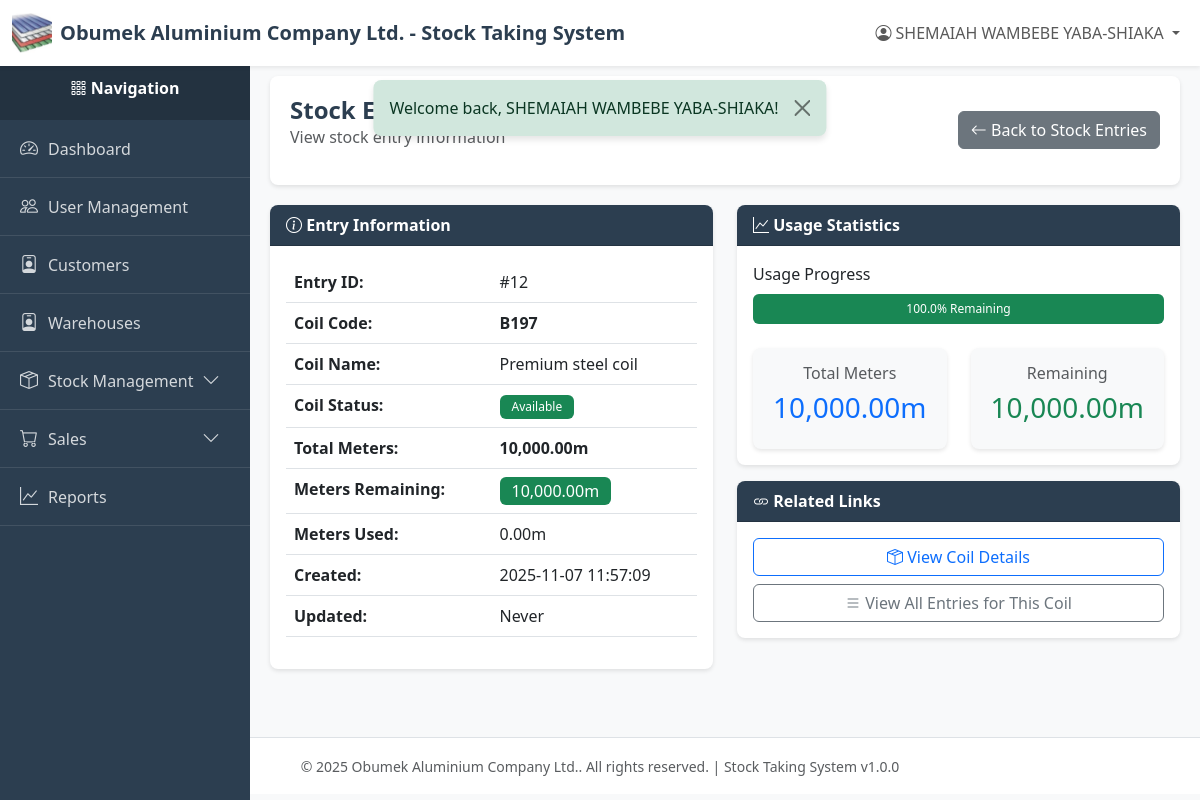
Before: /index.php?page=stock_entries_view&id=12 (signed in) with the older database file.
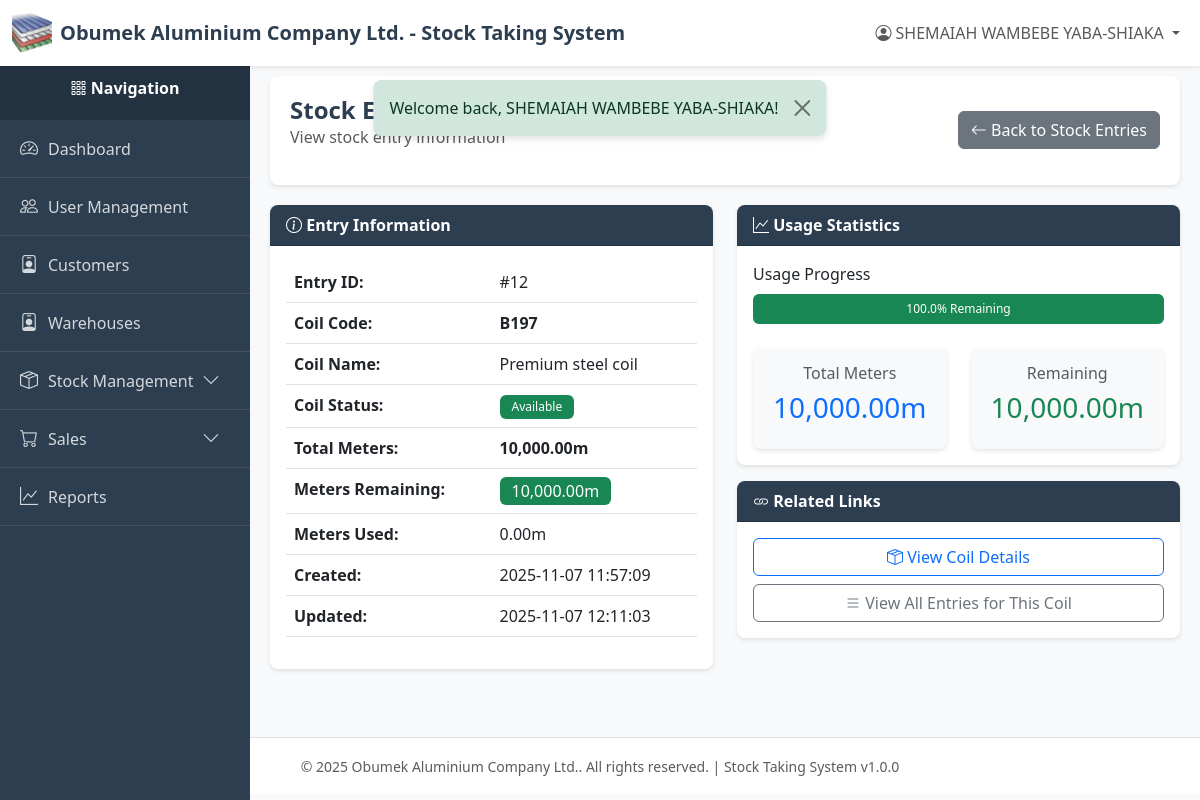
After: the same page with the newer database file.
### tables this page shows
CREATE TABLE `stock_entries` (
  `id` int(11) NOT NULL,
  `coil_id` int(11) NOT NULL,
  `meters` decimal(10,2) NOT NULL,
  `meters_remaining` decimal(10,2) NOT NULL,
  `status` varchar(50) NOT NULL DEFAULT 'available',
  `created_by` int(11) NOT NULL,
  `created_at` timestamp NOT NULL DEFAULT current_timestamp(),
  `updated_at` timestamp NULL DEFAULT NULL ON UPDATE current_timestamp(),
  `deleted_at` timestamp NULL DEFAULT NULL
);

CREATE TABLE `coils` (
  `id` int(11) NOT NULL,
  `code` varchar(100) NOT NULL,
  `name` varchar(255) NOT NULL,
  `color` varchar(50) NOT NULL,
  `net_weight` decimal(10,2) NOT NULL,
  `category` varchar(50) NOT NULL,
  `status` varchar(50) NOT NULL DEFAULT 'available',
  `created_by` int(11) NOT NULL,
  `created_at` timestamp NOT NULL DEFAULT current_timestamp(),
  `updated_at` timestamp NULL DEFAULT NULL ON UPDATE current_timestamp(),
  `deleted_at` timestamp NULL DEFAULT NULL
);

### index.php (called while the page is built, shortened)
<?php
require_once __DIR__ . '/utils/auth_middleware.php';
require_once __DIR__ . '/controllers/routes.php';

### config/db.php (called while the page is built, shortened)
<?php
class Database {
    private static $instance = null;
    private $connection;
    private $host = 'localhost';
    private $db_name = 'stock_system';
    private $username = 'root';
    private $password = '';
    private $charset = 'utf8mb4';
    private function __construct() {
        try {
            $dsn = "mysql:host={$this->host};dbname={$this->db_name};charset={$this->charset}";
            $options = [
                PDO::ATTR_ERRMODE            => PDO::ERRMODE_EXCEPTION,
                PDO::ATTR_DEFAULT_FETCH_MODE => PDO::FETCH_ASSOC,
                PDO::ATTR_EMULATE_PREPARES   => false,
            ];
            $this->connection = new PDO($dsn, $this->username, $this->password, $options);
        } catch (PDOException $e) {
            error_log("Database Connection Error: " . $e->getMessage());
            die("Database connection failed. Please contact the administrator.");
        }
    }
    public static function getInstance() {
        if (self::$instance === null) {
            self::$instance = new self();
        }
        return self::$instance;
    }
    public function getConnection() {
        return $this->connection;
    }
}

### models/stock_entry.php (called while the page is built, shortened)
<?php
require_once __DIR__ . '/../config/db.php';
class StockEntry
{
    private $db;
    private $table = 'stock_entries';
    public function __construct()
    {
        $this->db = Database::getInstance()->getConnection();
    }
    public function findById($id)
    {
        try {
            $sql = "SELECT se.*, c.code as coil_code, c.name as coil_name, c.status as coil_status
                    FROM {$this->table} se
                    LEFT JOIN coils c ON se.coil_id = c.id
                    WHERE se.id = :id AND se.deleted_at IS NULL";
            $stmt = $this->db->prepare($sql);
            $stmt->execute([':id' => $id]);
            return $stmt->fetch();
        } catch (PDOException $e) {
            error_log('Stock entry find error: ' . $e->getMessage());
            return false;
        }
    }
}

### utils/helpers.php (called while the page is built, shortened)
<?php
function formatDate($date, $format = 'Y-m-d H:i:s') {
    $timestamp = strtotime($date);
    return $timestamp ? date($format, $timestamp) : $date;
}
function getStatusBadgeClass($status) {
    $classes = [
        STOCK_STATUS_AVAILABLE => 'bg-success',
        STOCK_STATUS_FACTORY_USE => 'bg-warning',
        STOCK_STATUS_SOLD => 'bg-danger',
        STOCK_STATUS_OUT_OF_STOCK => 'bg-secondary',
        SALE_STATUS_PENDING => 'bg-warning',
        SALE_STATUS_COMPLETED => 'bg-success',
        SALE_STATUS_CANCELLED => 'bg-danger'
    ];
    return $classes[$status] ?? 'bg-secondary';
}

### utils/auth_middleware.php (called while the page is built, shortened)
<?php
function hasPermission($module, $action = ACTION_VIEW) {
    if (isset($_SESSION['user_role']) && $_SESSION['user_role'] === ROLE_SUPER_ADMIN) {
        return true;
    }
    $permissions = $_SESSION['permissions'];
    return in_array($action, $permissions[$module]);
}

### views/stock/entries/view.php (the view, shortened to what the rows shown need)
<?php
require_once __DIR__ . '/../../../config/db.php';
require_once __DIR__ . '/../../../models/stock_entry.php';
require_once __DIR__ . '/../../../utils/helpers.php';
$entryId = (int)($_GET['id'] ?? 0);
$stockEntryModel = new StockEntry();
$entry = $stockEntryModel->findById($entryId);
require_once __DIR__ . '/../../../layout/header.php';
require_once __DIR__ . '/../../../layout/sidebar.php';
?>
<div class="content-wrapper">
    <div class="page-header">
        <div class="d-flex justify-content-between align-items-center">
            <div>
                <h1 class="page-title">Stock Entry Details</h1>
                <p class="text-muted">View stock entry information</p>
            </div>
            <a href="/new-stock-system/index.php?page=stock_entries" class="btn btn-secondary">
                <i class="bi bi-arrow-left"></i> Back to Stock Entries
            </a>
        </div>
    </div>
    <div class="row">
        <div class="col-md-6">
            <div class="card">
                <div class="card-header">
                    <i class="bi bi-info-circle"></i> Entry Information
                </div>
                <div class="card-body">
                    <table class="table">
                        <tr>
                            <th>Entry ID:</th>
                            <td>#<?php echo $entry['id']; ?></td>
                        </tr>
                        <tr>
                            <th>Coil Code:</th>
                            <td><strong><?php echo htmlspecialchars($entry['coil_code']); ?></strong></td>
                        </tr>
                        <tr>
                            <th>Coil Name:</th>
                            <td><?php echo htmlspecialchars($entry['coil_name']); ?></td>
                        </tr>
                        <tr>
                            <th>Coil Status:</th>
                            <td>
                                <span class="badge <?php echo getStatusBadgeClass($entry['coil_status']); ?>">
                                    <?php echo STOCK_STATUSES[$entry['coil_status']] ?? $entry['coil_status']; ?>
                                </span>
                            </td>
                        </tr>
                        <tr>
                            <th>Total Meters:</th>
                            <td><strong><?php echo number_format($entry['meters'], 2); ?>m</strong></td>
                        </tr>
                        <tr>
                            <th>Meters Remaining:</th>
                            <td>
                                <span class="badge <?php echo $entry['meters_remaining'] > 0 ? 'bg-success' : 'bg-secondary'; ?>" style="font-size: 1rem;">
                                    <?php echo number_format($entry['meters_remaining'], 2); ?>m
                                </span>
                            </td>
                        </tr>
                        <tr>
                            <th>Meters Used:</th>
                            <td><?php echo number_format($entry['meters'] - $entry['meters_remaining'], 2); ?>m</td>
                        </tr>
                        <tr>
                            <th>Created:</th>
                            <td><?php echo formatDate($entry['created_at']); ?></td>
                        </tr>
                        <tr>
                            <th>Updated:</th>
                            <td><?php echo $entry['updated_at'] ? formatDate($entry['updated_at']) : 'Never'; ?></td>
                        </tr>
                    </table>
                </div>
            </div>
        </div>
        <div class="col-md-6">
            <div class="card">
                <div class="card-header">
                    <i class="bi bi-graph-up"></i> Usage Statistics
                </div>
                <div class="card-body">
                    <?php
                    $usedPercentage = $entry['meters'] > 0 ? (($entry['meters'] - $entry['meters_remaining']) / $entry['meters']) * 100 : 0;
                    $remainingPercentage = 100 - $usedPercentage;
                    ?>
                    <div class="mb-3">
                        <label class="form-label">Usage Progress</label>
                        <div class="progress" style="height: 30px;">
                            <div class="progress-bar bg-success" role="progressbar"
                                 style="width: <?php echo $remainingPercentage; ?>%">
                                <?php echo number_format($remainingPercentage, 1); ?>% Remaining
                            </div>
                        </div>
                    </div>
                    <div class="row text-center mt-4">
                        <div class="col-6">
                            <div class="card bg-light">
                                <div class="card-body">
                                    <h6 class="text-muted">Total Meters</h6>
                                    <h3 class="text-primary"><?php echo number_format($entry['meters'], 2); ?>m</h3>
                                </div>
                            </div>
                        </div>
                        <div class="col-6">
                            <div class="card bg-light">
                                <div class="card-body">
                                    <h6 class="text-muted">Remaining</h6>
                                    <h3 class="text-success"><?php echo number_format($entry['meters_remaining'], 2); ?>m</h3>
                                </div>
                            </div>
                        </div>
                    </div>
                </div>
            </div>
            <?php if (hasPermission(MODULE_STOCK_MANAGEMENT, ACTION_VIEW)): ?>
            <div class="card mt-3">
                <div class="card-header">
                    <i class="bi bi-link"></i> Related Links
                </div>
                <div class="card-body d-grid gap-2">
                    <a href="/new-stock-system/index.php?page=coils_view&id=<?php echo $entry['coil_id']; ?>" class="btn btn-outline-primary">
                        <i class="bi bi-box-seam"></i> View Coil Details
                    </a>
                    <a href="/new-stock-system/index.php?page=stock_entries&coil_id=<?php echo $entry['coil_id']; ?>" class="btn btn-outline-secondary">
                        <i class="bi bi-list"></i> View All Entries for This Coil
                    </a>
                </div>
            </div>
            <?php endif; ?>
        </div>
    </div>
</div>
<?php require_once __DIR__ . '/../../../layout/footer.php'; ?>

Changed rows visible on the page:
changed stock_entries "Premium steel coil": updated_at (not shown) → "2025-11-07 12:11:03"
Other visible differences:
text no longer shown: "Never"
